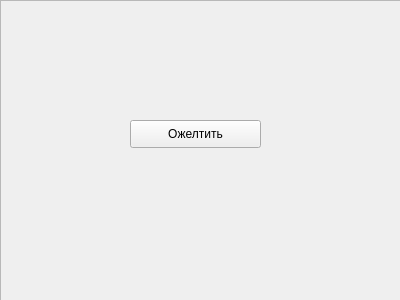
<?xml version="1.0" encoding="UTF-8"?>
<ui version="4.0">
 <class>Form</class>
 <widget class="QWidget" name="Form">
  <property name="geometry">
   <rect>
    <x>0</x>
    <y>0</y>
    <width>400</width>
    <height>300</height>
   </rect>
  </property>
  <property name="windowTitle">
   <string>Form</string>
  </property>
  <widget class="QPushButton" name="pushButton">
   <property name="geometry">
    <rect>
     <x>130</x>
     <y>120</y>
     <width>131</width>
     <height>28</height>
    </rect>
   </property>
   <property name="text">
    <string>Ожелтить</string>
   </property>
  </widget>
  <widget class="QFrame" name="frame">
   <property name="geometry">
    <rect>
     <x>0</x>
     <y>0</y>
     <width>401</width>
     <height>301</height>
    </rect>
   </property>
   <property name="minimumSize">
    <size>
     <width>401</width>
     <height>301</height>
    </size>
   </property>
   <property name="maximumSize">
    <size>
     <width>401</width>
     <height>301</height>
    </size>
   </property>
   <property name="frameShape">
    <enum>QFrame::StyledPanel</enum>
   </property>
   <property name="frameShadow">
    <enum>QFrame::Raised</enum>
   </property>
  </widget>
  <zorder>frame</zorder>
  <zorder>pushButton</zorder>
 </widget>
 <resources/>
 <connections/>
</ui>
